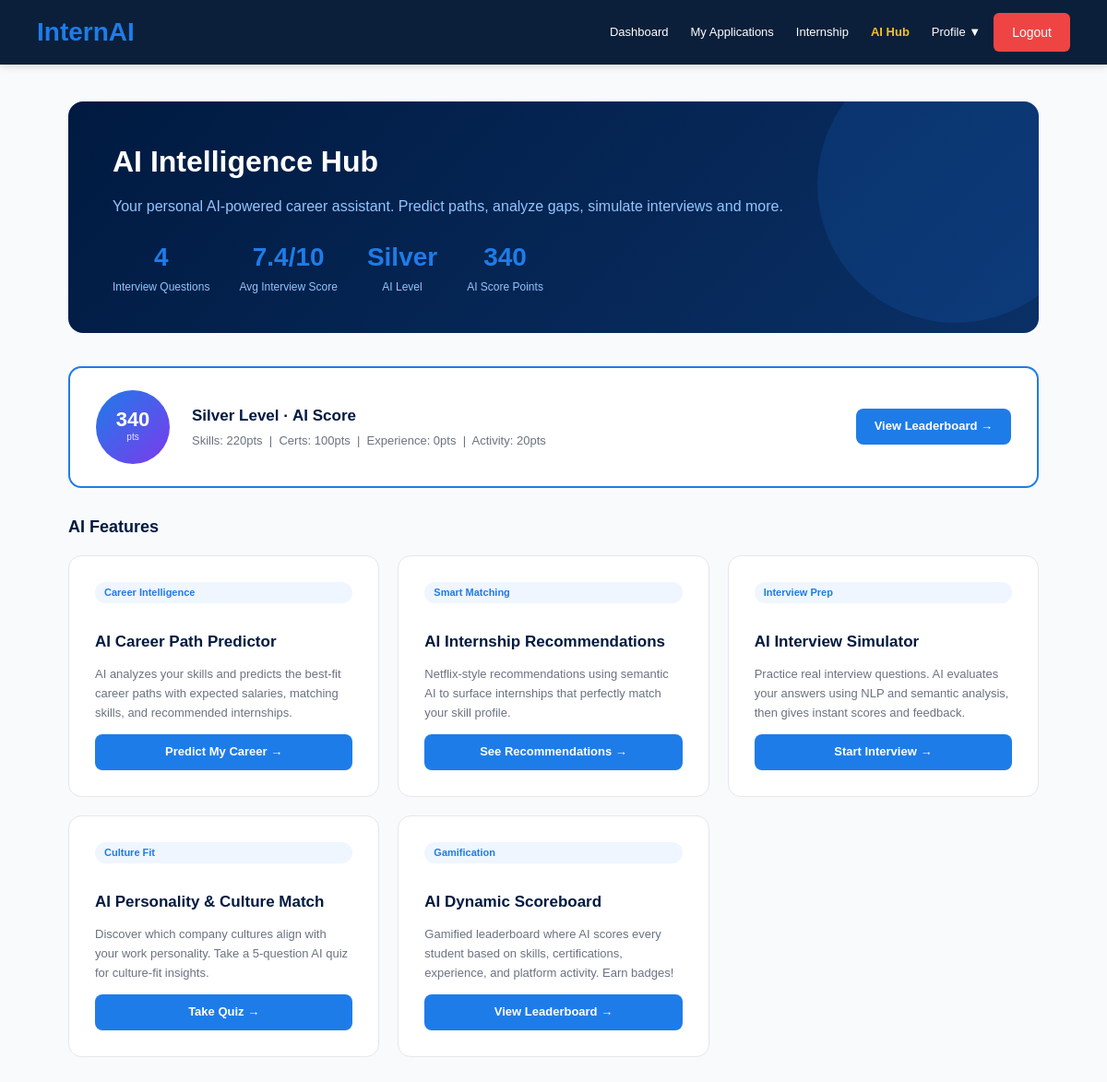
The page /student/ai (signed in) on the database as committed earlier.
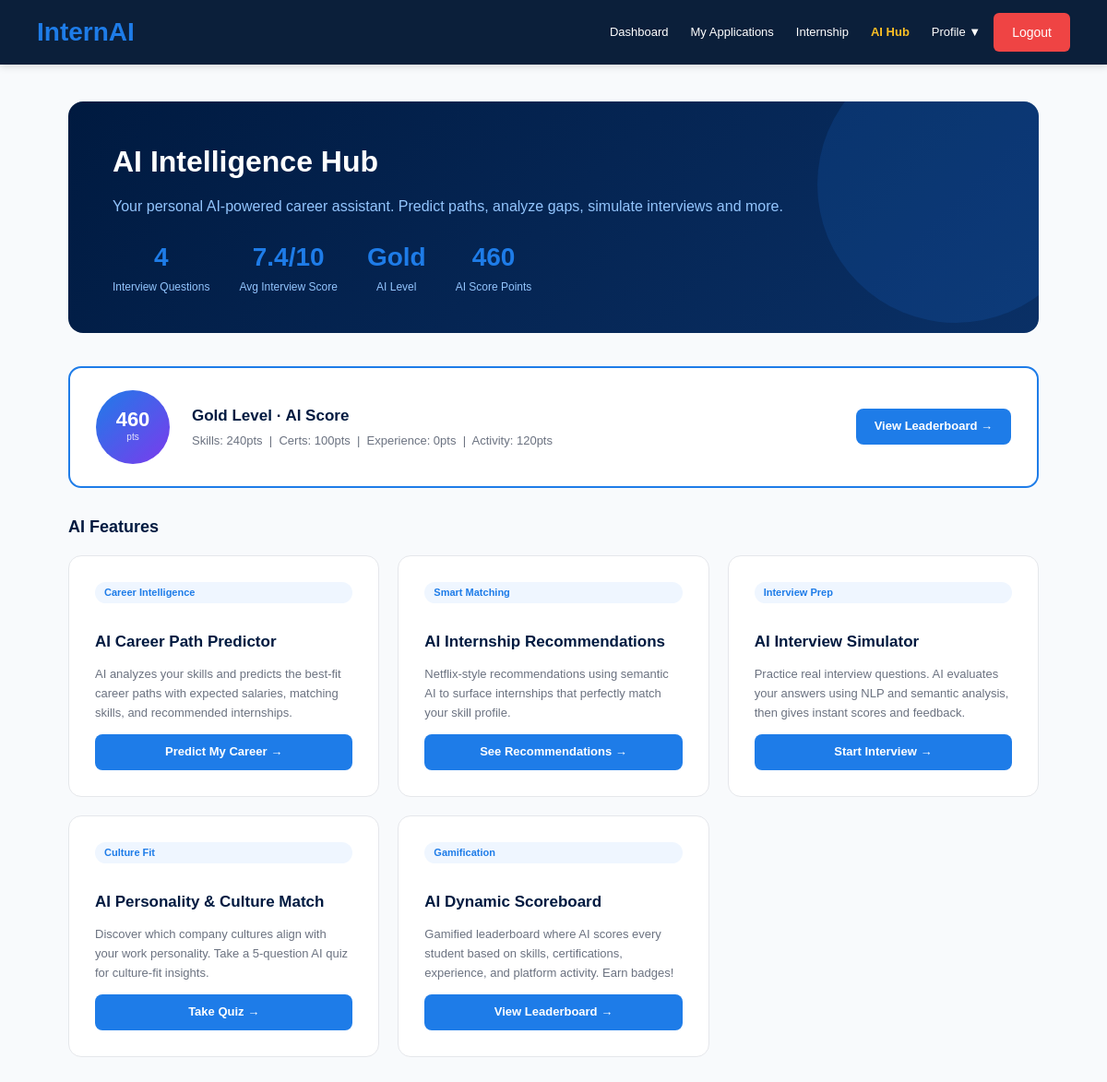
The same page on the database as committed later.
### app.py (models this page shows)
class StudentAIScore(db.Model):
    id = db.Column(db.Integer, primary_key=True)
    user_id = db.Column(db.Integer, unique=True, index=True)
    total_score = db.Column(db.Integer, default=0)
    skill_score = db.Column(db.Integer, default=0)
    cert_score = db.Column(db.Integer, default=0)
    exp_score = db.Column(db.Integer, default=0)
    activity_score = db.Column(db.Integer, default=0)
    level = db.Column(db.String(20), default='Bronze')
    updated_at = db.Column(db.DateTime, default=datetime.utcnow)

### app.py (the view)
@app.route('/student/ai')
@login_required
@role_required('student')
def ai_hub():
    profile = StudentProfile.query.filter_by(user_id=current_user.id).first()
    ai_score_row = StudentAIScore.query.filter_by(user_id=current_user.id).first()
    personality = PersonalityProfile.query.filter_by(user_id=current_user.id).first()
    interview_count = InterviewSession.query.filter_by(user_id=current_user.id).count()
    interview_avg = db.session.query(db.func.avg(InterviewSession.score)).filter_by(user_id=current_user.id).scalar()
    return render_template(
        'ai_hub.html',
        profile=profile,
        ai_score=ai_score_row,
        personality=personality,
        interview_count=interview_count,
        interview_avg=round(interview_avg or 0, 1),
    )

### app.py (called while the page is built)
def role_required(role):
    def decorator(f):
        @wraps(f)
        def decorated_function(*args, **kwargs):
            if not current_user.is_authenticated:
                return redirect(url_for('login'))
            if current_user.role != role:
                return redirect(url_for('home'))
            return f(*args, **kwargs)
        return decorated_function
    return decorator

@login_manager.user_loader
def load_user(user_id):
    return User.query.get(int(user_id))

### templates/ai_hub.html (shortened to what this page needs)
{% extends "base.html" %} {% block nav_links %}
<a href="/student" style="color:#ffffff;text-decoration:none;font-size:13px;padding:6px 10px;border-radius:4px;transition:all 0.2s;white-space:nowrap;">Dashboard</a>
<a href="/student" style="color:#ffffff;text-decoration:none;font-size:13px;padding:6px 10px;border-radius:4px;transition:all 0.2s;white-space:nowrap;">My Applications</a>
<a href="/student" style="color:#ffffff;text-decoration:none;font-size:13px;padding:6px 10px;border-radius:4px;transition:all 0.2s;white-space:nowrap;"> Internship</a>
<a href="/student/ai" style="color:#fbbf24;text-decoration:none;font-size:13px;padding:6px 10px;border-radius:4px;transition:all 0.2s;white-space:nowrap;font-weight:600;">AI Hub</a>
<div class="nav-dropdown">
  <button id="profile-dropdown-btn" class="nav-link" onclick="toggleProfileDropdown(event)" style="font-size:13px;padding:6px 10px;border-radius:4px;transition:all 0.2s;white-space:nowrap;background:none;border:none;cursor:pointer;font-family:inherit;">Profile &#9660;</button>
</div>
{% endblock %} {% block content %}
<div class="ai-hub-wrap">
  <div class="ai-hero">
    <h1>AI Intelligence Hub</h1>
    <p>
      Your personal AI-powered career assistant. Predict paths, analyze gaps,
      simulate interviews and more.
    </p>
    <div class="ai-hero-stats">
      <div class="ai-hero-stat">
        <div class="val">{{ interview_count }}</div>
        <div class="lbl">Interview Questions</div>
      </div>
      <div class="ai-hero-stat">
        <div class="val">{{ interview_avg }}/10</div>
        <div class="lbl">Avg Interview Score</div>
      </div>
      <div class="ai-hero-stat">
        <div class="val">{{ ai_score.level if ai_score else 'Bronze' }}</div>
        <div class="lbl">AI Level</div>
      </div>
      <div class="ai-hero-stat">
        <div class="val">{{ ai_score.total_score if ai_score else 0 }}</div>
        <div class="lbl">AI Score Points</div>
      </div>
    </div>
  </div>
  {% if ai_score %}
  <div class="ai-score-banner">
    <div class="ai-score-circle">
      <span class="score-val">{{ ai_score.total_score }}</span>
      <span class="score-lbl">pts</span>
    </div>
    <div class="ai-score-info">
      <h3>{{ ai_score.level }} Level · AI Score</h3>
      <p>
        Skills: {{ ai_score.skill_score }}pts &nbsp;|&nbsp; Certs: {{
        ai_score.cert_score }}pts &nbsp;|&nbsp; Experience: {{
        ai_score.exp_score }}pts &nbsp;|&nbsp; Activity: {{
        ai_score.activity_score }}pts
      </p>
    </div>
    <a
      href="/student/ai/scoreboard"
      class="ai-card-btn"
      style="margin-left: auto"
      >View Leaderboard →</a
    >
  </div>
  {% endif %}
  <div class="section-label">AI Features</div>
  <div class="ai-grid">
    <div class="ai-card" onclick="window.location = '/student/ai/career-path'">
      <span class="ai-card-badge">Career Intelligence</span>
      <div class="ai-card-title">AI Career Path Predictor</div>
      <div class="ai-card-desc">
        AI analyzes your skills and predicts the best-fit career paths with
        expected salaries, matching skills, and recommended internships.
      </div>
      <a href="/student/ai/career-path" class="ai-card-btn"
        >Predict My Career →</a
      >
    </div>
    <div
      class="ai-card"
      onclick="window.location = '/student/ai/recommendations'"
    >
      <span class="ai-card-badge">Smart Matching</span>
      <div class="ai-card-title">AI Internship Recommendations</div>
      <div class="ai-card-desc">
        Netflix-style recommendations using semantic AI to surface internships
        that perfectly match your skill profile.
      </div>
      <a href="/student/ai/recommendations" class="ai-card-btn"
        >See Recommendations →</a
      >
    </div>
    <div class="ai-card" onclick="window.location = '/student/ai/interview'">
      <span class="ai-card-badge">Interview Prep</span>
      <div class="ai-card-title">AI Interview Simulator</div>
      <div class="ai-card-desc">
        Practice real interview questions. AI evaluates your answers using NLP
        and semantic analysis, then gives instant scores and feedback.
      </div>
      <a href="/student/ai/interview" class="ai-card-btn">Start Interview →</a>
    </div>
    <div
      class="ai-card"
      onclick="window.location = '/student/ai/personality-quiz'"
    >
      <span class="ai-card-badge">Culture Fit</span>
      <div class="ai-card-title">AI Personality & Culture Match</div>
      <div class="ai-card-desc">
        Discover which company cultures align with your work personality. Take a
        5-question AI quiz for culture-fit insights.
      </div>
      <a href="/student/ai/personality-quiz" class="ai-card-btn">Take Quiz →</a>
    </div>
    <div class="ai-card" onclick="window.location = '/student/ai/scoreboard'">
      <span class="ai-card-badge">Gamification</span>
      <div class="ai-card-title">AI Dynamic Scoreboard</div>
      <div class="ai-card-desc">
        Gamified leaderboard where AI scores every student based on skills,
        certifications, experience, and platform activity. Earn badges!
      </div>
      <a href="/student/ai/scoreboard" class="ai-card-btn"
        >View Leaderboard →</a
      >
    </div>
  </div>
</div>
{% endblock %}

### templates/base.html (shortened to what this page needs)
<!doctype html>
<html>
  <head>
    <link
      rel="stylesheet"
      href="{{ url_for('static', filename='style.css', v='20260315') }}"
    />
    {% if current_user.is_authenticated and current_user.role == 'admin' %}
    <link
      rel="stylesheet"
      href="{{ url_for('static', filename='admin.css', v='20260315') }}"
    />
    {% elif current_user.is_authenticated and current_user.role ==
    'organization' %}
    <link
      rel="stylesheet"
      href="{{ url_for('static', filename='org.css', v='20260315') }}"
    />
    {% elif current_user.is_authenticated and current_user.role == 'student' %}
    <link
      rel="stylesheet"
      href="{{ url_for('static', filename='student.css', v='20260315') }}"
    />
    {% endif %}
  </head>
  <body>
    {% if not current_user.is_authenticated %}
    <nav class="navbar">
      <div class="logo">InternAI</div>
      <ul class="nav-links">
        <li><a href="{{ url_for('home') }}">Home</a></li>
        <li><a href="{{ url_for('about') }}">About</a></li>
        <li><a href="{{ url_for('features') }}">Features</a></li>
        <li>
          <a href="{{ url_for('login') }}" class="register-btn">Login</a>
        </li>
      </ul>
    </nav>
    {% elif current_user.is_authenticated %}
    <nav
      class="navbar"
      style="
        background-color: #0b1f3a;
        padding: 0 40px;
        display: flex;
        justify-content: space-between;
        align-items: center;
        height: 70px;
        box-shadow: 0 2px 8px rgba(0, 0, 0, 0.15);
      "
    >
      <div style="font-size: 28px; font-weight: bold; color: #1e7ce8">
        InternAI
      </div>
      <div style="display: flex; gap: 4px; align-items: center">
        {% block nav_links %}{% endblock %}
        <a
          href="/logout"
          style="
            background-color: #ef4444;
            color: #ffffff;
            text-decoration: none;
            font-size: 14px;
            padding: 10px 20px;
            border-radius: 6px;
            transition: background-color 0.3s ease;
          "
          >Logout</a
        >
      </div>
    </nav>
    {% endif %} {% block content %}{% endblock %}
  </body>
</html>

### static/style.css (style rules this page uses)
* { margin: 0; padding: 0; box-sizing: border-box; font-family: Arial, sans-serif; }
body { background: #f8fafc; color: #0b1f3a; }
.navbar { background: #0b1f3a; padding: 18px 60px; display: flex; justify-content: space-between; align-items: center; }

### static/student.css (style rules this page uses)
:root { --primary-dark: #001a40; --primary-blue: #1e7ce8; --success: #22c55e; --danger: #ef4444; --warning: #fbbf24; --text-white: #ffffff; --text-dark: #333333; --text-light: #666666; --bg-white: #ffffff; --bg-light: #f1f5f9; --border-color: #e5e7eb; --shadow-sm: 0 2px 8px rgba(0, 0, 0, 0.08); --shadow-md: 0 4px 16px rgba(0, 0, 0, 0.12); --glass-border: rgba(30, 124, 232, 0.3); --glass-shadow: 0 4px 20px rgba(30, 124, 232, 0.12); --glass-shadow-hover: 0 8px 32px rgba(30, 124, 232, 0.28); --glass-bg: #ffffff; }
* { margin: 0; padding: 0; box-sizing: border-box; }
body { font-family: 'Segoe UI', Tahoma, Geneva, Verdana, sans-serif; background: #f8fafc; color: var(--text-dark); line-height: 1.6; }
#profile-dropdown-btn, #profile-dropdown-btn:hover, #profile-dropdown-btn.active { color: #ffffff !important; background: none !important; }
.nav-dropdown { position: relative; display: inline-flex; align-items: center; }

### templates/ai_hub.html (style rules this page uses)
.ai-hub-wrap { max-width: 1100px; margin: 40px auto; padding: 0 24px; }
.ai-hero { background: linear-gradient(135deg, #001a40, #0a3066); border-radius: 16px; padding: 40px 48px; color: #fff; margin-bottom: 36px; position: relative; overflow: hidden; }
.ai-hero::before { content: ""; position: absolute; right: -60px; top: -60px; width: 300px; height: 300px; background: rgba(30, 124, 232, 0.15); border-radius: 50%; }
.ai-hero h1 { font-size: 32px; font-weight: 800; margin: 0 0 10px; }
.ai-hero p { font-size: 16px; color: #93c5fd; margin: 0 0 20px; }
.ai-hero-stats { display: flex; gap: 32px; flex-wrap: wrap; }
.ai-hero-stat { text-align: center; }
.ai-hero-stat .val { font-size: 28px; font-weight: 800; color: #1e7ce8; }
.ai-hero-stat .lbl { font-size: 12px; color: #93c5fd; }
.ai-grid { display: grid; grid-template-columns: repeat(auto-fill, minmax(300px, 1fr)); gap: 20px; }
.ai-card { background: #fff; border: 1px solid #e5e7eb; border-radius: 14px; padding: 28px; display: flex; flex-direction: column; gap: 12px; transition: box-shadow 0.2s, transform 0.2s; cursor: pointer; }
.ai-card-title { font-size: 17px; font-weight: 700; color: #001a40; }
.ai-card-desc { font-size: 13px; color: #6b7280; line-height: 1.6; flex: 1; }
.ai-card-btn { display: inline-block; background: #1e7ce8; color: #fff; text-decoration: none; font-size: 13px; font-weight: 600; padding: 9px 20px; border-radius: 8px; text-align: center; transition: background 0.2s; }
.ai-card-badge { display: inline-block; font-size: 11px; font-weight: 600; padding: 3px 10px; border-radius: 12px; background: #eff6ff; color: #1e7ce8; margin-bottom: 4px; }
.ai-score-banner { background: #fff; border: 2px solid #1e7ce8; border-radius: 14px; padding: 24px 28px; display: flex; align-items: center; gap: 24px; margin-bottom: 28px; flex-wrap: wrap; }
.ai-score-circle { width: 80px; height: 80px; border-radius: 50%; background: linear-gradient(135deg, #1e7ce8, #7c3aed); display: flex; flex-direction: column; align-items: center; justify-content: center; color: #fff; flex-shrink: 0; }
.ai-score-circle .score-val { font-size: 22px; font-weight: 800; line-height: 1; }
.ai-score-circle .score-lbl { font-size: 10px; opacity: 0.85; }
.ai-score-info h3 { font-size: 17px; font-weight: 700; color: #001a40; margin: 0 0 4px; }
.ai-score-info p { font-size: 13px; color: #6b7280; margin: 0; }
.section-label { font-size: 18px; font-weight: 700; color: #001a40; margin: 0 0 16px; display: flex; align-items: center; gap: 8px; }

Rows that differ between the two databases and show on the page:
changed StudentAIScore: level "Silver" → "Gold"; total_score "340" → "460"; skill_score "220" → "240"; activity_score "20" → "120"
